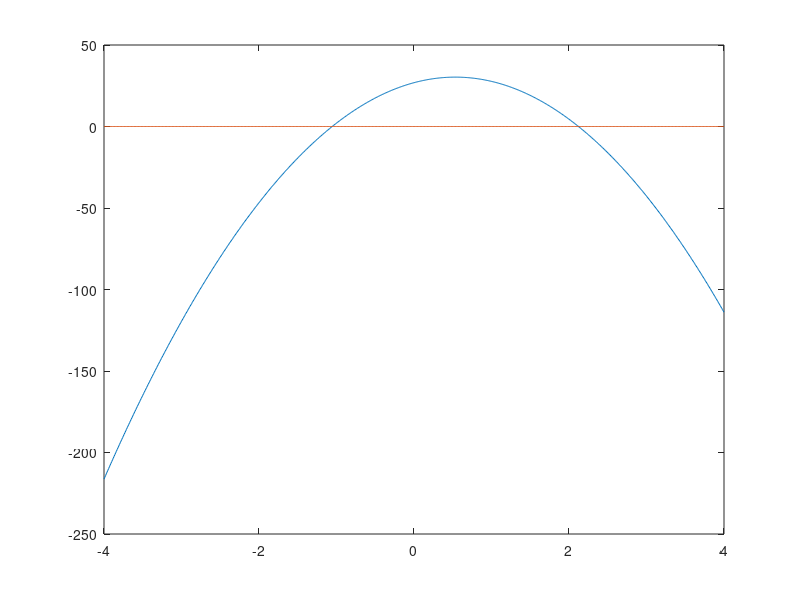

Source code (MATLAB):
x= -4 : 0.01 : 4;
a=10;b=10;c=10;d=-8;

y= (((2*a*b.*x)./(c^2)).^2 -4*(1+b^2 / c^2).*((1+a^2/c^2).*x.^2+(2*a*d/c^2).*x+d^2/c^2 -4));
plot (x,y);
hold on ;
plot (x,y*0);
